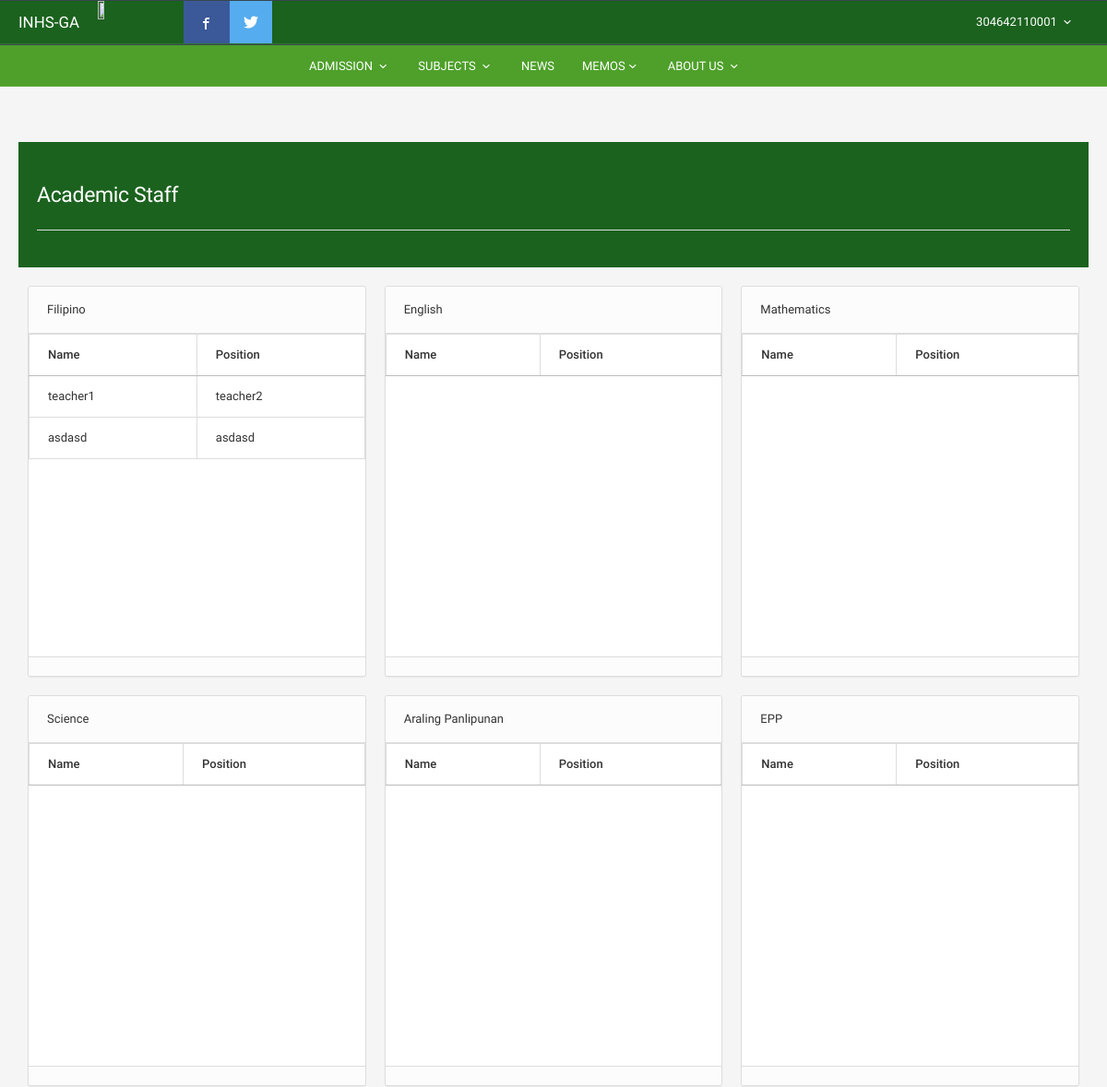
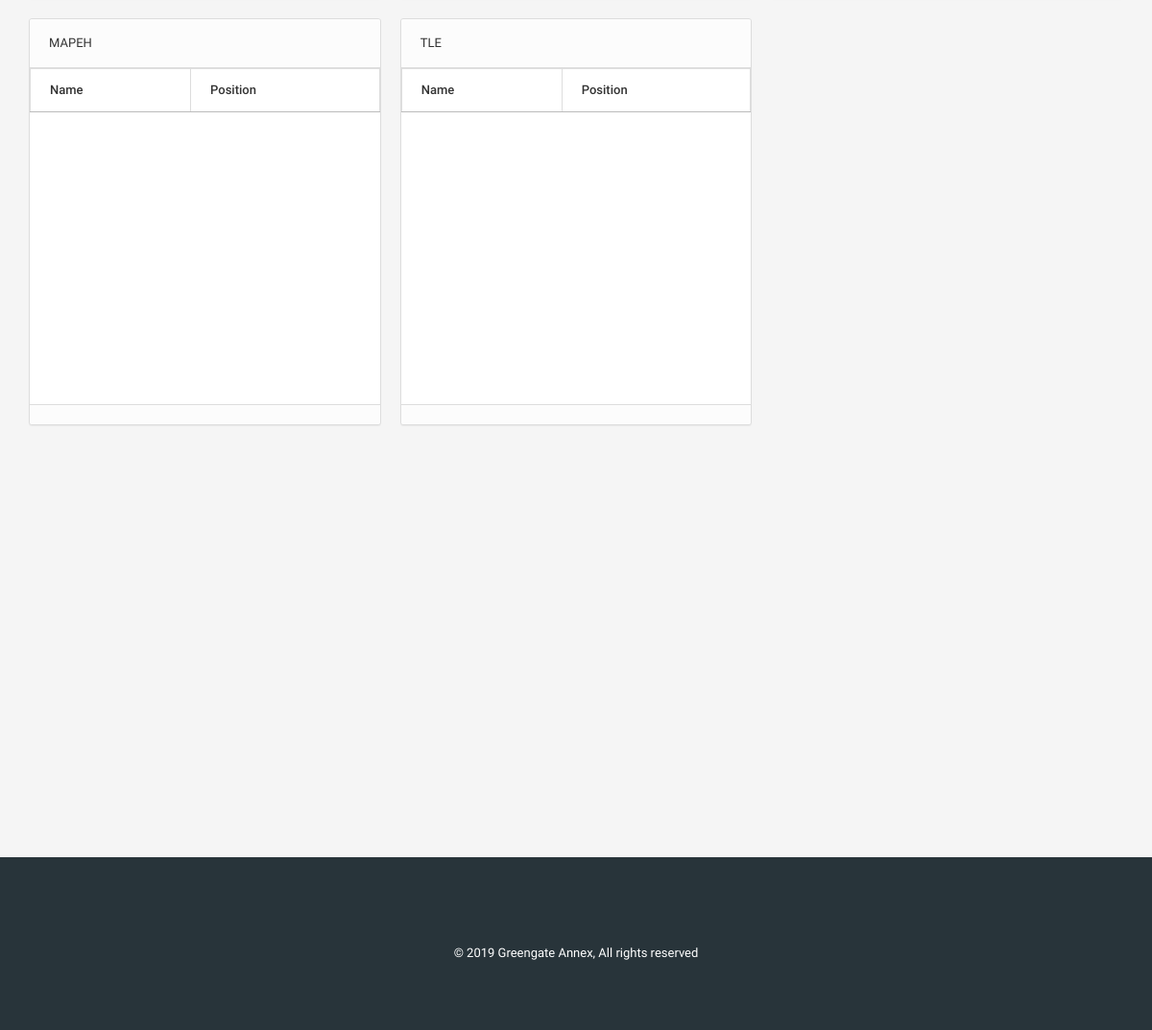
/index?page=list_of_subject_by_faculty (signed in), run on the app's committed database (2 pictures, top to bottom).
### tables this page shows
CREATE TABLE `subject` (
  `subject_ID` int(11) UNSIGNED NOT NULL,
  `subject_code` varchar(85) DEFAULT NULL,
  `subject_TItle` varchar(85) DEFAULT NULL,
  `Abbreviation` varchar(85) DEFAULT NULL
);

CREATE TABLE `acad_staff` (
  `acs_ID` int(11) NOT NULL,
  `name` varchar(85) DEFAULT NULL,
  `position` varchar(85) DEFAULT NULL,
  `subject_ID` int(11) DEFAULT NULL
);

### index-content-list_of_subject_by_faculty.php (the view)
<?php
	include('dbconfig.php');
?>
<div  style="width: auto; padding: 20px;background-color: #1b621e;  color: white;">
<h2>Academic Staff</h2>
<hr>
</div>
<br>
<?php
			$query = mysqli_query($con,"SELECT * FROM `subject`");
			if (mysqli_num_rows($query) > 0)
			{
			   while ($rows = mysqli_fetch_assoc($query)) {
			   	 $subject_TItle = $rows['subject_TItle'];
			   	  	 $subject_ID = $rows['subject_ID'];
			   	 $sql = "SELECT * FROM `acad_staff` WHERE `subject_ID`  = $subject_ID"	 ;
			   	 	$query1 = mysqli_query($con,$sql);
			   	?>
					<div class="col-sm-4">
						<div class="panel panel-default">
						  <div class="panel-heading"><?php echo $subject_TItle?> </div>
						  <div class="panel-body" style="padding: 0px; min-height: 350px;">
						  	<table class="table table-bordered">
						  		<thead>
						  		<th>Name</th>
						  		<th>Position</th>
						  		</thead>
						  		<tbody>
						  			<?php
						  			  while ($rows1 = mysqli_fetch_assoc($query1)) {
						  			  	?>
						  			  	<tr>
						  				<td><?php echo $rows1["name"]?> </td>
						  				<td><?php echo $rows1["position"]?> </td>
						  			</tr>
						  			  	<?php
						  			  }
						  			?>
						  		</tbody>
						  	</table>
						</div>
						<div class="panel-footer" style="padding: 10px;">
						</div>
						</div>
					</div>
					<?php
			   }
			}
?>

### data on the page
subject: subject_TItle "Filipino"
acad_staff: name "teacher1", position "teacher2"
acad_staff: name "asdasd", position "asdasd"
subject: subject_TItle "English"
subject: subject_TItle "Mathematics"
subject: subject_TItle "Science"
subject: subject_TItle "Araling Panlipunan"
subject: subject_TItle "EPP"
subject: subject_TItle "MAPEH"
subject: subject_TItle "TLE"

### other printed values
$_SESSION['login_user'] "304642110001"
$fromYear "2019"
